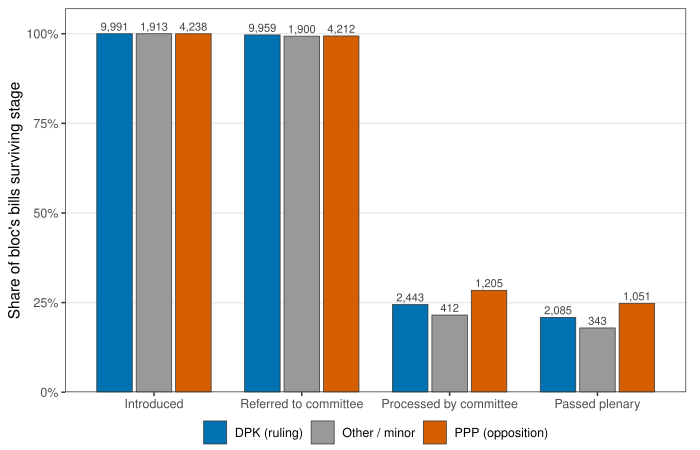

This chart was generated by the following R code:
#!/usr/bin/env Rscript
# Figure 1, r11: Legislative Funnel by Sponsor Bloc, 22nd Assembly (2024-2026)
# Data: master_bills_22.parquet + members_22.parquet
# All numbers computed at runtime from KNA parquets. No hardcoding.

suppressPackageStartupMessages({
  library(arrow); library(dplyr); library(ggplot2); library(tidyr); library(stringr)
})

DATA <- Sys.getenv("KBL_DATA")
OUT  <- "articles/figures/2026-04-08_r11/fig_1.pdf"

bills <- read_parquet(file.path(DATA, "master_bills_22.parquet")) |>
  filter(ppsr_kind == "의원", !is.na(rst_mona_cd), nchar(rst_mona_cd) > 0)

members <- read_parquet(file.path(DATA, "members_22.parquet")) |>
  select(mona_cd, party)

bloc <- function(p) {
  case_when(
    str_detect(p, "더불어민주|민주당") ~ "DPK (ruling)",
    str_detect(p, "국민의힘|국민의 힘") ~ "PPP (opposition)",
    TRUE ~ "Other / minor"
  )
}

joined <- bills |>
  left_join(members, by = c("rst_mona_cd" = "mona_cd")) |>
  mutate(bloc = bloc(party))

stages <- joined |>
  group_by(bloc) |>
  summarise(introduced = n(),
            referred   = sum(!is.na(committee_dt)),
            processed  = sum(!is.na(cmt_proc_dt)),
            passed     = sum(passed == 1, na.rm = TRUE), .groups = "drop") |>
  pivot_longer(-bloc, names_to = "stage", values_to = "n") |>
  mutate(stage = factor(stage,
                        levels = c("introduced", "referred", "processed", "passed"),
                        labels = c("Introduced", "Referred to committee",
                                   "Processed by committee", "Passed plenary")))

stages <- stages |>
  group_by(bloc) |>
  mutate(share = n / n[stage == "Introduced"]) |>
  ungroup()

okabe <- c("DPK (ruling)" = "#0072B2",
           "PPP (opposition)" = "#D55E00",
           "Other / minor" = "#999999")

p <- ggplot(stages, aes(x = stage, y = share, fill = bloc)) +
  geom_col(position = position_dodge(width = 0.8), width = 0.72,
           colour = "grey20", linewidth = 0.25) +
  geom_text(aes(label = scales::comma(n)),
            position = position_dodge(width = 0.8),
            vjust = -0.4, size = 2.8, colour = "grey25") +
  scale_y_continuous(labels = scales::percent_format(accuracy = 1),
                     limits = c(0, 1.05), expand = expansion(mult = c(0, 0.02))) +
  scale_fill_manual(values = okabe) +
  labs(x = NULL, y = "Share of bloc's bills surviving stage",
       fill = NULL) +
  theme_bw(base_size = 11) +
  theme(panel.grid.minor = element_blank(),
        panel.grid.major.x = element_blank(),
        legend.position = "bottom",
        legend.margin = margin(t = -4),
        plot.margin = margin(6, 10, 4, 6))

dir.create(dirname(OUT), showWarnings = FALSE, recursive = TRUE)
ggsave(OUT, p, width = 7, height = 4.5)
cat("Wrote:", OUT, "\n")
